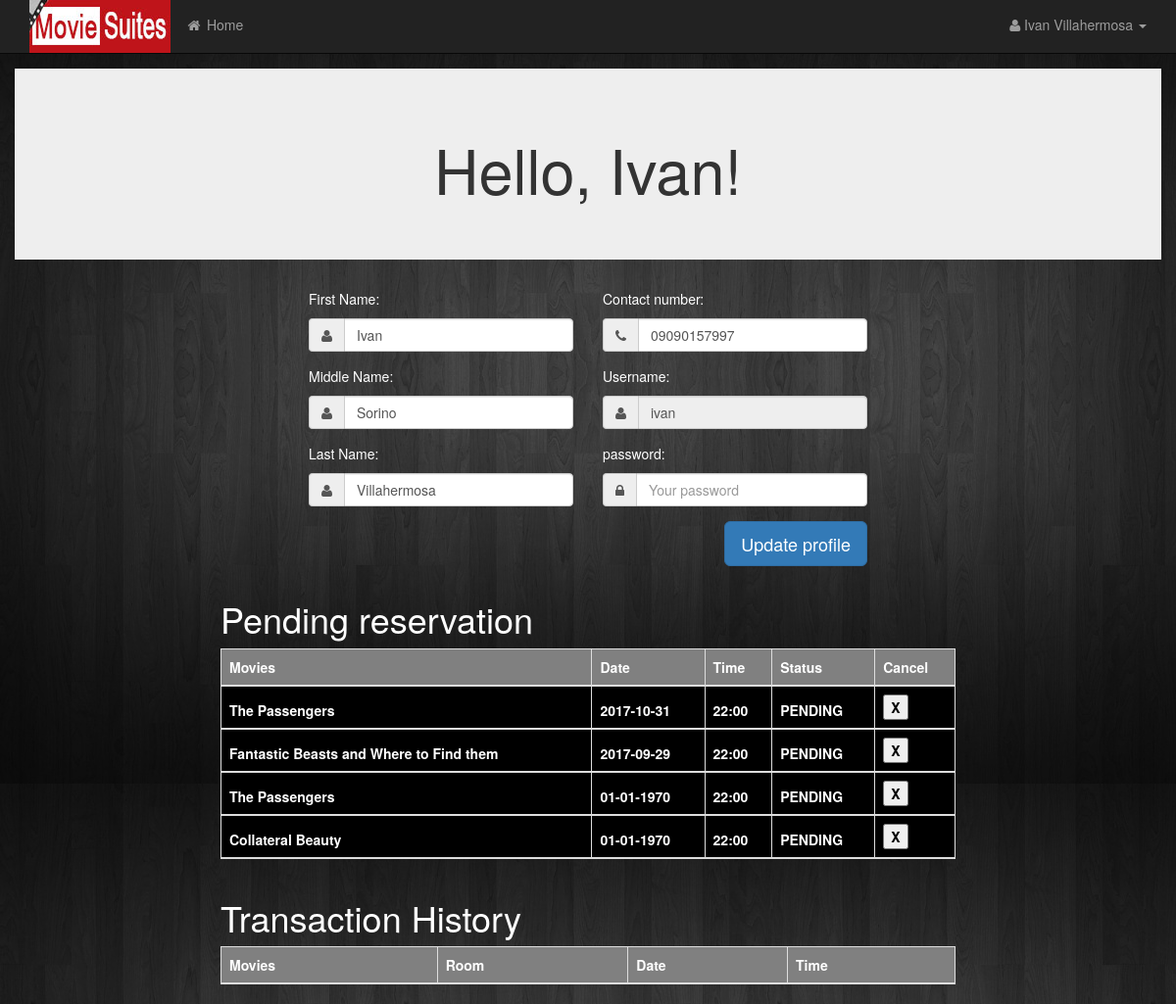
/profile.php (signed in), run on the app's committed database.
### tables this page shows
CREATE TABLE IF NOT EXISTS `tblcustomer` (
  `cust_id` int(10) NOT NULL AUTO_INCREMENT,
  `fname` varchar(50) NOT NULL,
  `mname` varchar(50) NOT NULL,
  `lname` varchar(50) NOT NULL,
  `contact_num` varchar(50) NOT NULL,
  `username` varchar(50) NOT NULL,
  `password` varchar(50) NOT NULL,
  `status` varchar(50) NOT NULL,
  PRIMARY KEY (`cust_id`)
);

CREATE TABLE IF NOT EXISTS `tblreservation` (
  `reserve_id` int(10) NOT NULL AUTO_INCREMENT,
  `cust_id` varchar(50) NOT NULL,
  `movie_id` varchar(50) NOT NULL,
  `num_of_persons` int(50) NOT NULL,
  `time` varchar(50) NOT NULL,
  `date_reserved` varchar(50) NOT NULL,
  `status` varchar(50) NOT NULL,
  PRIMARY KEY (`reserve_id`)
);

CREATE TABLE IF NOT EXISTS `tblmovie` (
  `movie_id` int(10) NOT NULL AUTO_INCREMENT,
  `title` varchar(50) NOT NULL,
  `genre` varchar(200) NOT NULL,
  `duration` varchar(50) NOT NULL,
  `year` int(50) NOT NULL,
  `artist` varchar(200) NOT NULL,
  `director` varchar(200) NOT NULL,
  `description` varchar(200) NOT NULL,
  `image` varchar(50) NOT NULL,
  `date_uploaded` varchar(50) NOT NULL,
  PRIMARY KEY (`movie_id`)
);

### profile.php (the view, shortened to what this page needs)
 <?php
     include("includes/connection.php");
     if (isset($_COOKIE['cust_id']) && !isset($_SESSION['cust_id'])) {
       $id = $_COOKIE['cust_id'];
     }else {
          $id = $_SESSION['cust_id'];
        }
  ?>
 <!DOCTYPE html>
<html lang="en">
<head>
    <link href="css/bootstrap.min.css" rel="stylesheet">
    <link href="js/bootstrap.min.js" rel="stylesheet">
    <link href="js/bootstrap.js" rel="stylesheet">
    <link href="css/4-col-portfolio.css" rel="stylesheet">
    <link href="font-awesome/css/font-awesome.min.css" rel="stylesheet" type="text/css">
</head>
<body>
    <nav class="navbar navbar-inverse navbar-fixed-top" role="navigation">
        <div class="container">
            <div class="navbar-header">
                <img style="" src="assets/images/header.jpg"></img>
            </div>
            <div class="collapse navbar-collapse" id="bs-example-navbar-collapse-1">
                <ul class="nav navbar-nav">
                    <li>
                        <a href="homepage.php"><i class="fa fa-fw fa-home"></i> Home</a>
                    </li>
                </ul>
                 <?php
                        $qry = "SELECT * FROM tblcustomer WHERE cust_id = '$id'";
                        $result=$con->query($qry);
                        while($row=$result->fetch_array())
                        {
                        $cust_id =  $row['cust_id'];
                         $fname =  $row['fname'];
                         $mname =  $row['mname'];
                         $lname =  $row['lname'];
                         $num =  $row['contact_num'];
                         $uname =  $row['username'];
                        }
                        ?>
                <ul class="nav navbar-nav navbar-right">
                    <li class="dropdown">
                    <a href="#" class="dropdown-toggle" data-toggle="dropdown"><i class="fa fa-user"></i> <?php echo $fname . " " . $lname; ?> <b class="caret"></b></a>
                </li>
                </ul>
            </div>
        </div>
    </nav>
      <div id="page-wrapper">
         <div class="col-xs-12 text-center">
            <div class="jumbotron">
                    <h1>Hello, <?php echo $fname; ?>!</h1>
              </div>
          </div>
            <div class="col-lg-3">
            </div>
             <div class="col-lg-3">
              <form role="form"  method="POST" action="updateprofile.php?id=<?php echo $cust_id;?>">
                <p style="color: white;">First Name: </p>
                 <div class="form-group input-group">
                     <span class="input-group-addon"><i class="fa fa-user"></i></span>
                          <input type="text" class="form-control" placeholder="Firstname" value="<?php echo $fname; ?>" id="fname" name="fname">
                  </div>
                <p style="color: white;">Middle Name: </p>
                  <div class="form-group input-group">
                     <span class="input-group-addon"><i class="fa fa-user"></i></span>
                          <input type="text" class="form-control" placeholder="Middlename"  value="<?php echo $mname; ?>" id="mname" name="mname">
                  </div>
                <p style="color: white;">Last Name: </p>
                  <div class="form-group input-group">
                     <span class="input-group-addon"><i class="fa fa-user"></i></span>
                          <input type="text" class="form-control" placeholder="Lastname"  value="<?php echo $lname; ?>" id="lname" name="lname">
                  </div>
             </div>
             <br>
              <div class="col-lg-3">
              <p style="color: white;">Contact number: </p>
                <div class="form-group input-group">
                     <span class="input-group-addon"><i class="fa fa-phone"></i></span>
                          <input type="text" class="form-control" placeholder="Contact number"  value="<?php echo $num; ?>"id="cnum" name="cnum">
                </div>
              <p style="color: white;">Username: </p>
                <div class="form-group input-group">
                     <span class="input-group-addon"><i class="fa fa-user"></i></span>
                          <input type="text" class="form-control" placeholder="Username"  value="<?php echo $uname; ?>" id="uname" name="uname" disabled>
                </div>
              <p style="color: white;">password: </p>
                 <div class="form-group input-group">
                     <span class="input-group-addon"><i class="fa fa-lock"></i></span>
                          <input type="password" class="form-control" placeholder="Your password" id="pword" name="pword">
                </div>
                <button type="submit" id="btnsubmit2" name="btnsubmit2" class="btn btn-lg btn-primary" style="float: right;">Update profile</button>
                <br>
                <br>
                <br>
              </div>
              <div class="col-lg-3">
              </div>
               <div class="col-lg-12">
                <div class="col-lg-2">
                </div>
                <div class="col-lg-8">
                  <h1 class="text-control" style="color:white;"> Pending reservation </h1>
                  <div class="table-responsive">
                            <table class="table table-bordered table-hover table-striped" id="table1">
                                <thead>
                                    <tr>
                                        <th style="color:white;background-color:gray;">Movies</th>
                                        <th style="color:white;background-color:gray;">Date</th>
                                        <th style="color:white;background-color:gray;">Time</th>
                                        <th style="color:white;background-color:gray;">Status</th>
                                        <th style="color:white;background-color:gray;">Cancel</th>
                                    </tr>
                        <?php
                       $qry = "SELECT tblmovie.movie_id, tblmovie.title, tblreservation.movie_id, tblreservation.cust_id, tblreservation.date_reserved, tblreservation.time, tblreservation.status, tblreservation.reserve_id FROM tblmovie INNER JOIN tblreservation ON tblmovie.movie_id = tblreservation.movie_id WHERE tblreservation.cust_id = '$id' ORDER BY date_reserved DESC  ";
                       $result=$con->query($qry);
                        while($row=$result->fetch_array())
                        {
                             $status =  $row['status'];
                             $movie =  $row['title'];
                             $date =  $row['date_reserved'];
                             $time =  $row['time'];
                             $reserve_id = $row['reserve_id'];
                        ?>
                        <?php
                          if ($status == "PENDING"){
                        ?>
                                    <tr>
                                        <th style="color:white;background-color:black;"><?php echo $movie; ?></th>
                                        <th style="color:white;background-color:black;"><?php echo $date; ?></th>
                                        <th style="color:white;background-color:black;"><?php echo $time; ?></th>
                                        <th style="color:white;background-color:black;"><?php echo $status; ?></th>
                                        <th style="color:white;background-color:black;"><button class="remres" name="remres" value="<?php echo htmlspecialchars($reserve_id); ?>" style="color: black;">X</button></th>
                                    </tr>
                        <?php } ?>
                          <?php } ?>
                            </table>
                    </div>
                </div>
                <div class="col-lg-2">
                </div>
              </div>
              <div class="col-lg-12">
                <div class="col-lg-2">
                </div>
                <div class="col-lg-8">
                  <h1 class="text-control" style="color:white;"> Transaction History </h1>
                  <div class="table-responsive">
                            <table class="table table-bordered table-hover table-striped" id="table1">
                                <thead>
                                    <tr>
                                        <th style="color:white;background-color:gray;">Movies</th>
                                        <th style="color:white;background-color:gray;">Room</th>
                                        <th style="color:white;background-color:gray;">Date</th>
                                        <th style="color:white;background-color:gray;">Time</th>
                                    </tr>
                            </table>
                    </div>
                </div>
                <div class="col-lg-2">
                </div>
              </div>
                 </div>
</body>
</html>

### css/4-col-portfolio.css (style rules this page uses)
body { padding-top: 70px; }

### profile.php (style rules this page uses)
body { background-image: url(assets/images/bg2.jpg); }

### data on the page
tblcustomer: fname "Ivan", lname "Villahermosa", mname "Sorino", cnum "09090157997", uname "ivan"
tblreservation: movie.title "The Passengers", date_reserved "2017-10-31", time "22:00", status "PENDING", $reserve_id 4 (drawn)
tblreservation: movie.title "Fantastic Beasts and Where to Find them", date_reserved "2017-09-29", time "22:00", status "PENDING", $reserve_id 1 (drawn)
tblreservation: movie.title "The Passengers", date_reserved "01-01-1970", time "22:00", status "PENDING", $reserve_id 2 (drawn)
tblreservation: movie.title "Collateral Beauty", date_reserved "01-01-1970", time "22:00", status "PENDING", $reserve_id 3 (drawn)
